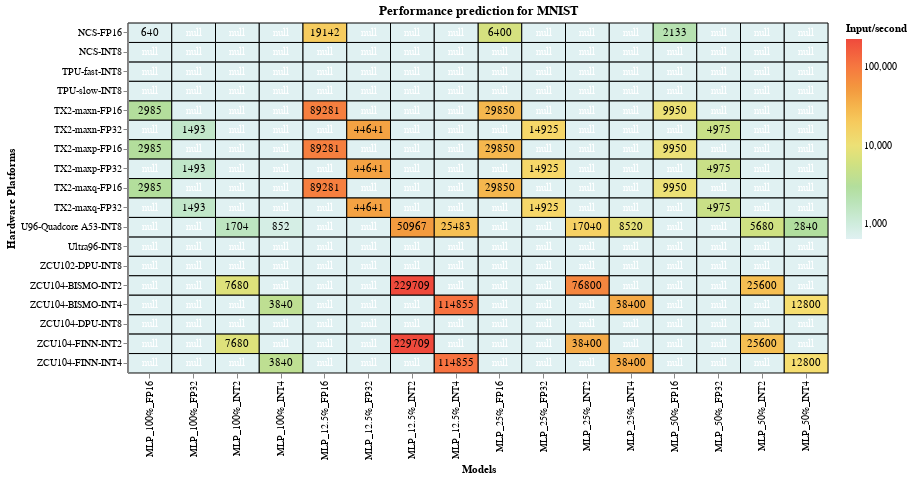

Notebook source saved alongside this figure:
### Markdown cell above
The following heatmap shows the theoretical performance for the listed hardware platforms for MNIST classification. The metric used for the theoretical performance is input/second.
This plot shows that a combination between prunning and quantization outputs some of the best performance results.

### Code cell
#hide_input
path_csv = 'data/performance_predictions_imagenet_mnist_cifar_2.csv'
    ## Reading csv file and converting data to (Neural network, Platform, Value)
df = pd.read_csv(path_csv)

df1 = pd.DataFrame()
columns = (df.loc[:, df.columns!='hardw']).columns #select all columns except first
for column in columns:
    df_=pd.melt(df, id_vars=['hardw'], value_vars=column) #melt df1 into a df1 of 2 columns
    df1=pd.concat([df1,df_])
df1.columns= ['y','x','values'] #setting new column names
 #replace 0s for NaN values because with 0s the grid doesn't show up
df1['values'] = df1['values'].replace({ 0.0:np.nan})
df_mnist = dataframe_contains(input_df=df1, column='x', value='MLP')
 #Saving above dataframes to csv file
df_mnist.to_csv('c:/Users/alinav/Documents/GitHub/QutibenchWeb/_notebooks/data/cleaned_csv/performance_prediction_mnist.csv', index = False)

heatmap(df_mnist, 'pink', 'Performance prediction for MNIST')

### Figure 1 — Vega-Lite specification as saved in the notebook (floating-point values rounded to 4 significant figures; data arrays with more than 128 entries replaced by an {"elided": "..."} marker saying what was removed)
{"config": {"view": {"continuousWidth": 400, "continuousHeight": 300}}, "layer": [{"mark": {"type": "rect", "invalid": null, "stroke": "black", "strokeWidth": 1}, "encoding": {"color": {"type": "quantitative", "field": "values", "scale": {"scheme": "lightmulti", "type": "log"}, "title": "Input/second"}, "tooltip": [{"type": "quantitative", "field": "values", "title": "Input/sec"}, {"type": "nominal", "field": "x", "title": "Model"}, {"type": "nominal", "field": "y", "title": "Hardware Platform"}], "x": {"type": "ordinal", "field": "x", "title": "Models"}, "y": {"type": "ordinal", "field": "y", "title": "Hardware Platforms"}}, "height": 350, "selection": {"selector003": {"type": "single", "on": "mouseover", "nearest": true}}, "title": "Performance prediction for MNIST", "width": 700}, {"mark": {"type": "text", "color": "white"}, "encoding": {"color": {"condition": {"value": "black", "test": "(datum.values > 1)"}, "value": "white"}, "text": {"type": "quantitative", "field": "values", "format": ".0f"}, "tooltip": [{"type": "quantitative", "field": "values", "format": ".0f", "title": "Input/sec"}, {"type": "nominal", "field": "x", "title": "Model"}, {"type": "nominal", "field": "y", "title": "Hardware Platform"}], "x": {"type": "ordinal", "field": "x", "title": "Models"}, "y": {"type": "ordinal", "field": "y", "title": "Hardware Platforms"}}}], "data": {"name": "data-1d09313bdddf7eb696b20f642578879e"}, "$schema": "https://vega.github.io/schema/vega-lite/v4.0.2.json", "datasets": {"data-1d09313bdddf7eb696b20f642578879e": {"elided": "288 records"}}}
